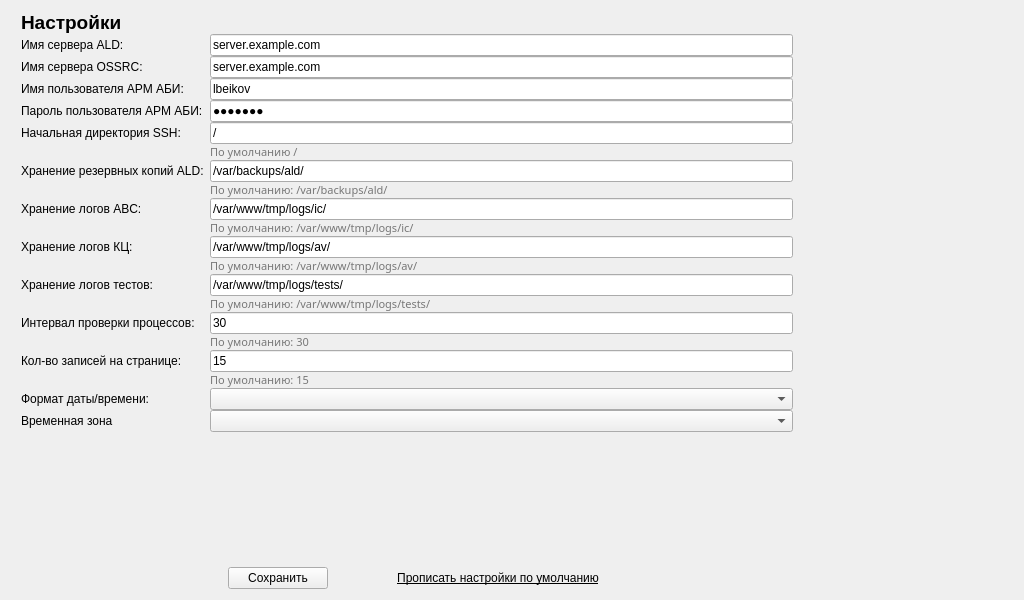
<?xml version="1.0" encoding="UTF-8"?>
<ui version="4.0">
 <class>settings</class>
 <widget class="QWidget" name="settings">
  <property name="geometry">
   <rect>
    <x>0</x>
    <y>0</y>
    <width>1024</width>
    <height>600</height>
   </rect>
  </property>
  <property name="sizePolicy">
   <sizepolicy hsizetype="Fixed" vsizetype="Fixed">
    <horstretch>0</horstretch>
    <verstretch>0</verstretch>
   </sizepolicy>
  </property>
  <property name="windowTitle">
   <string>Form</string>
  </property>
  <layout class="QGridLayout" name="gridLayout">
   <item row="1" column="0">
    <layout class="QFormLayout" name="formLayout">
     <property name="fieldGrowthPolicy">
      <enum>QFormLayout::AllNonFixedFieldsGrow</enum>
     </property>
     <property name="labelAlignment">
      <set>Qt::AlignLeading|Qt::AlignLeft|Qt::AlignVCenter</set>
     </property>
     <property name="horizontalSpacing">
      <number>6</number>
     </property>
     <property name="verticalSpacing">
      <number>0</number>
     </property>
     <property name="leftMargin">
      <number>10</number>
     </property>
     <property name="topMargin">
      <number>0</number>
     </property>
     <property name="rightMargin">
      <number>220</number>
     </property>
     <item row="0" column="0">
      <widget class="QLabel" name="label">
       <property name="font">
        <font>
         <family>Arimo</family>
         <pointsize>14</pointsize>
         <weight>75</weight>
         <bold>true</bold>
        </font>
       </property>
       <property name="text">
        <string>Настройки</string>
       </property>
      </widget>
     </item>
     <item row="1" column="0">
      <widget class="QLabel" name="label_2">
       <property name="layoutDirection">
        <enum>Qt::LeftToRight</enum>
       </property>
       <property name="text">
        <string>Имя сервера ALD:</string>
       </property>
       <property name="alignment">
        <set>Qt::AlignLeading|Qt::AlignLeft|Qt::AlignVCenter</set>
       </property>
      </widget>
     </item>
     <item row="1" column="1">
      <widget class="QLineEdit" name="lineEdit">
       <property name="text">
        <string>server.example.com</string>
       </property>
      </widget>
     </item>
     <item row="2" column="0">
      <widget class="QLabel" name="label_3">
       <property name="layoutDirection">
        <enum>Qt::LeftToRight</enum>
       </property>
       <property name="text">
        <string>Имя сервера OSSRC:</string>
       </property>
       <property name="alignment">
        <set>Qt::AlignLeading|Qt::AlignLeft|Qt::AlignVCenter</set>
       </property>
      </widget>
     </item>
     <item row="2" column="1">
      <widget class="QLineEdit" name="lineEdit_3">
       <property name="text">
        <string>server.example.com</string>
       </property>
      </widget>
     </item>
     <item row="3" column="0">
      <widget class="QLabel" name="label_4">
       <property name="layoutDirection">
        <enum>Qt::LeftToRight</enum>
       </property>
       <property name="text">
        <string>Имя пользователя АРМ АБИ:</string>
       </property>
       <property name="alignment">
        <set>Qt::AlignLeading|Qt::AlignLeft|Qt::AlignVCenter</set>
       </property>
      </widget>
     </item>
     <item row="3" column="1">
      <widget class="QLineEdit" name="lineEdit_2">
       <property name="text">
        <string>lbeikov</string>
       </property>
      </widget>
     </item>
     <item row="4" column="0">
      <widget class="QLabel" name="label_5">
       <property name="layoutDirection">
        <enum>Qt::LeftToRight</enum>
       </property>
       <property name="text">
        <string>Пароль пользователя АРМ АБИ:</string>
       </property>
       <property name="alignment">
        <set>Qt::AlignLeading|Qt::AlignLeft|Qt::AlignVCenter</set>
       </property>
      </widget>
     </item>
     <item row="4" column="1">
      <widget class="QLineEdit" name="lineEdit_4">
       <property name="text">
        <string>lbeikov</string>
       </property>
       <property name="echoMode">
        <enum>QLineEdit::Password</enum>
       </property>
      </widget>
     </item>
     <item row="5" column="0">
      <widget class="QLabel" name="label_6">
       <property name="layoutDirection">
        <enum>Qt::LeftToRight</enum>
       </property>
       <property name="text">
        <string>Начальная директория SSH:</string>
       </property>
       <property name="alignment">
        <set>Qt::AlignLeading|Qt::AlignLeft|Qt::AlignVCenter</set>
       </property>
      </widget>
     </item>
     <item row="5" column="1">
      <widget class="QLineEdit" name="lineEdit_5">
       <property name="text">
        <string>/</string>
       </property>
      </widget>
     </item>
     <item row="6" column="1">
      <widget class="QLabel" name="label_15">
       <property name="palette">
        <palette>
         <active>
          <colorrole role="WindowText">
           <brush brushstyle="SolidPattern">
            <color alpha="255">
             <red>119</red>
             <green>119</green>
             <blue>119</blue>
            </color>
           </brush>
          </colorrole>
          <colorrole role="Text">
           <brush brushstyle="SolidPattern">
            <color alpha="255">
             <red>151</red>
             <green>151</green>
             <blue>151</blue>
            </color>
           </brush>
          </colorrole>
         </active>
         <inactive>
          <colorrole role="WindowText">
           <brush brushstyle="SolidPattern">
            <color alpha="255">
             <red>119</red>
             <green>119</green>
             <blue>119</blue>
            </color>
           </brush>
          </colorrole>
          <colorrole role="Text">
           <brush brushstyle="SolidPattern">
            <color alpha="255">
             <red>151</red>
             <green>151</green>
             <blue>151</blue>
            </color>
           </brush>
          </colorrole>
         </inactive>
         <disabled>
          <colorrole role="WindowText">
           <brush brushstyle="SolidPattern">
            <color alpha="255">
             <red>128</red>
             <green>128</green>
             <blue>128</blue>
            </color>
           </brush>
          </colorrole>
          <colorrole role="Text">
           <brush brushstyle="SolidPattern">
            <color alpha="255">
             <red>85</red>
             <green>85</green>
             <blue>85</blue>
            </color>
           </brush>
          </colorrole>
         </disabled>
        </palette>
       </property>
       <property name="font">
        <font>
         <family>PT Astra Sans</family>
         <pointsize>8</pointsize>
         <weight>50</weight>
         <bold>false</bold>
        </font>
       </property>
       <property name="text">
        <string>По умолчанию /</string>
       </property>
      </widget>
     </item>
     <item row="8" column="0">
      <widget class="QLabel" name="label_7">
       <property name="layoutDirection">
        <enum>Qt::LeftToRight</enum>
       </property>
       <property name="text">
        <string>Хранение резервных копий ALD:</string>
       </property>
       <property name="alignment">
        <set>Qt::AlignLeading|Qt::AlignLeft|Qt::AlignVCenter</set>
       </property>
      </widget>
     </item>
     <item row="8" column="1">
      <widget class="QLineEdit" name="lineEdit_6">
       <property name="text">
        <string>/var/backups/ald/</string>
       </property>
      </widget>
     </item>
     <item row="9" column="1">
      <widget class="QLabel" name="label_16">
       <property name="palette">
        <palette>
         <active>
          <colorrole role="WindowText">
           <brush brushstyle="SolidPattern">
            <color alpha="255">
             <red>119</red>
             <green>119</green>
             <blue>119</blue>
            </color>
           </brush>
          </colorrole>
          <colorrole role="Text">
           <brush brushstyle="SolidPattern">
            <color alpha="255">
             <red>151</red>
             <green>151</green>
             <blue>151</blue>
            </color>
           </brush>
          </colorrole>
         </active>
         <inactive>
          <colorrole role="WindowText">
           <brush brushstyle="SolidPattern">
            <color alpha="255">
             <red>119</red>
             <green>119</green>
             <blue>119</blue>
            </color>
           </brush>
          </colorrole>
          <colorrole role="Text">
           <brush brushstyle="SolidPattern">
            <color alpha="255">
             <red>151</red>
             <green>151</green>
             <blue>151</blue>
            </color>
           </brush>
          </colorrole>
         </inactive>
         <disabled>
          <colorrole role="WindowText">
           <brush brushstyle="SolidPattern">
            <color alpha="255">
             <red>128</red>
             <green>128</green>
             <blue>128</blue>
            </color>
           </brush>
          </colorrole>
          <colorrole role="Text">
           <brush brushstyle="SolidPattern">
            <color alpha="255">
             <red>85</red>
             <green>85</green>
             <blue>85</blue>
            </color>
           </brush>
          </colorrole>
         </disabled>
        </palette>
       </property>
       <property name="font">
        <font>
         <family>PT Astra Sans</family>
         <pointsize>8</pointsize>
         <weight>50</weight>
         <bold>false</bold>
        </font>
       </property>
       <property name="text">
        <string>По умолчанию: /var/backups/ald/</string>
       </property>
      </widget>
     </item>
     <item row="10" column="0">
      <widget class="QLabel" name="label_9">
       <property name="layoutDirection">
        <enum>Qt::LeftToRight</enum>
       </property>
       <property name="text">
        <string>Хранение логов ABC:</string>
       </property>
       <property name="alignment">
        <set>Qt::AlignLeading|Qt::AlignLeft|Qt::AlignVCenter</set>
       </property>
      </widget>
     </item>
     <item row="10" column="1">
      <widget class="QLineEdit" name="lineEdit_7">
       <property name="text">
        <string>/var/www/tmp/logs/ic/</string>
       </property>
      </widget>
     </item>
     <item row="11" column="1">
      <widget class="QLabel" name="label_17">
       <property name="palette">
        <palette>
         <active>
          <colorrole role="WindowText">
           <brush brushstyle="SolidPattern">
            <color alpha="255">
             <red>119</red>
             <green>119</green>
             <blue>119</blue>
            </color>
           </brush>
          </colorrole>
          <colorrole role="Text">
           <brush brushstyle="SolidPattern">
            <color alpha="255">
             <red>151</red>
             <green>151</green>
             <blue>151</blue>
            </color>
           </brush>
          </colorrole>
         </active>
         <inactive>
          <colorrole role="WindowText">
           <brush brushstyle="SolidPattern">
            <color alpha="255">
             <red>119</red>
             <green>119</green>
             <blue>119</blue>
            </color>
           </brush>
          </colorrole>
          <colorrole role="Text">
           <brush brushstyle="SolidPattern">
            <color alpha="255">
             <red>151</red>
             <green>151</green>
             <blue>151</blue>
            </color>
           </brush>
          </colorrole>
         </inactive>
         <disabled>
          <colorrole role="WindowText">
           <brush brushstyle="SolidPattern">
            <color alpha="255">
             <red>128</red>
             <green>128</green>
             <blue>128</blue>
            </color>
           </brush>
          </colorrole>
          <colorrole role="Text">
           <brush brushstyle="SolidPattern">
            <color alpha="255">
             <red>85</red>
             <green>85</green>
             <blue>85</blue>
            </color>
           </brush>
          </colorrole>
         </disabled>
        </palette>
       </property>
       <property name="font">
        <font>
         <family>PT Astra Sans</family>
         <pointsize>8</pointsize>
         <weight>50</weight>
         <bold>false</bold>
        </font>
       </property>
       <property name="text">
        <string>По умолчанию: /var/www/tmp/logs/ic/</string>
       </property>
      </widget>
     </item>
     <item row="12" column="0">
      <widget class="QLabel" name="label_8">
       <property name="layoutDirection">
        <enum>Qt::LeftToRight</enum>
       </property>
       <property name="text">
        <string>Хранение логов КЦ:</string>
       </property>
       <property name="alignment">
        <set>Qt::AlignLeading|Qt::AlignLeft|Qt::AlignVCenter</set>
       </property>
      </widget>
     </item>
     <item row="12" column="1">
      <widget class="QLineEdit" name="lineEdit_8">
       <property name="text">
        <string>/var/www/tmp/logs/av/</string>
       </property>
      </widget>
     </item>
     <item row="13" column="1">
      <widget class="QLabel" name="label_18">
       <property name="palette">
        <palette>
         <active>
          <colorrole role="WindowText">
           <brush brushstyle="SolidPattern">
            <color alpha="255">
             <red>119</red>
             <green>119</green>
             <blue>119</blue>
            </color>
           </brush>
          </colorrole>
          <colorrole role="Text">
           <brush brushstyle="SolidPattern">
            <color alpha="255">
             <red>151</red>
             <green>151</green>
             <blue>151</blue>
            </color>
           </brush>
          </colorrole>
         </active>
         <inactive>
          <colorrole role="WindowText">
           <brush brushstyle="SolidPattern">
            <color alpha="255">
             <red>119</red>
             <green>119</green>
             <blue>119</blue>
            </color>
           </brush>
          </colorrole>
          <colorrole role="Text">
           <brush brushstyle="SolidPattern">
            <color alpha="255">
             <red>151</red>
             <green>151</green>
             <blue>151</blue>
            </color>
           </brush>
          </colorrole>
         </inactive>
         <disabled>
          <colorrole role="WindowText">
           <brush brushstyle="SolidPattern">
            <color alpha="255">
             <red>128</red>
             <green>128</green>
             <blue>128</blue>
            </color>
           </brush>
          </colorrole>
          <colorrole role="Text">
           <brush brushstyle="SolidPattern">
            <color alpha="255">
             <red>85</red>
             <green>85</green>
             <blue>85</blue>
            </color>
           </brush>
          </colorrole>
         </disabled>
        </palette>
       </property>
       <property name="font">
        <font>
         <family>PT Astra Sans</family>
         <pointsize>8</pointsize>
         <weight>50</weight>
         <bold>false</bold>
        </font>
       </property>
       <property name="text">
        <string>По умолчанию: /var/www/tmp/logs/av/</string>
       </property>
      </widget>
     </item>
     <item row="14" column="0">
      <widget class="QLabel" name="label_10">
       <property name="layoutDirection">
        <enum>Qt::LeftToRight</enum>
       </property>
       <property name="text">
        <string>Хранение логов тестов:</string>
       </property>
       <property name="alignment">
        <set>Qt::AlignLeading|Qt::AlignLeft|Qt::AlignVCenter</set>
       </property>
      </widget>
     </item>
     <item row="14" column="1">
      <widget class="QLineEdit" name="lineEdit_9">
       <property name="text">
        <string>/var/www/tmp/logs/tests/</string>
       </property>
      </widget>
     </item>
     <item row="15" column="1">
      <widget class="QLabel" name="label_19">
       <property name="palette">
        <palette>
         <active>
          <colorrole role="WindowText">
           <brush brushstyle="SolidPattern">
            <color alpha="255">
             <red>119</red>
             <green>119</green>
             <blue>119</blue>
            </color>
           </brush>
          </colorrole>
          <colorrole role="Text">
           <brush brushstyle="SolidPattern">
            <color alpha="255">
             <red>151</red>
             <green>151</green>
             <blue>151</blue>
            </color>
           </brush>
          </colorrole>
         </active>
         <inactive>
          <colorrole role="WindowText">
           <brush brushstyle="SolidPattern">
            <color alpha="255">
             <red>119</red>
             <green>119</green>
             <blue>119</blue>
            </color>
           </brush>
          </colorrole>
          <colorrole role="Text">
           <brush brushstyle="SolidPattern">
            <color alpha="255">
             <red>151</red>
             <green>151</green>
             <blue>151</blue>
            </color>
           </brush>
          </colorrole>
         </inactive>
         <disabled>
          <colorrole role="WindowText">
           <brush brushstyle="SolidPattern">
            <color alpha="255">
             <red>128</red>
             <green>128</green>
             <blue>128</blue>
            </color>
           </brush>
          </colorrole>
          <colorrole role="Text">
           <brush brushstyle="SolidPattern">
            <color alpha="255">
             <red>85</red>
             <green>85</green>
             <blue>85</blue>
            </color>
           </brush>
          </colorrole>
         </disabled>
        </palette>
       </property>
       <property name="font">
        <font>
         <family>PT Astra Sans</family>
         <pointsize>8</pointsize>
         <weight>50</weight>
         <bold>false</bold>
        </font>
       </property>
       <property name="text">
        <string>По умолчанию: /var/www/tmp/logs/tests/</string>
       </property>
      </widget>
     </item>
     <item row="16" column="0">
      <widget class="QLabel" name="label_11">
       <property name="layoutDirection">
        <enum>Qt::LeftToRight</enum>
       </property>
       <property name="text">
        <string>Интервал проверки процессов:</string>
       </property>
       <property name="alignment">
        <set>Qt::AlignLeading|Qt::AlignLeft|Qt::AlignVCenter</set>
       </property>
      </widget>
     </item>
     <item row="16" column="1">
      <widget class="QLineEdit" name="lineEdit_10">
       <property name="text">
        <string>30</string>
       </property>
      </widget>
     </item>
     <item row="17" column="1">
      <widget class="QLabel" name="label_20">
       <property name="palette">
        <palette>
         <active>
          <colorrole role="WindowText">
           <brush brushstyle="SolidPattern">
            <color alpha="255">
             <red>119</red>
             <green>119</green>
             <blue>119</blue>
            </color>
           </brush>
          </colorrole>
          <colorrole role="Text">
           <brush brushstyle="SolidPattern">
            <color alpha="255">
             <red>151</red>
             <green>151</green>
             <blue>151</blue>
            </color>
           </brush>
          </colorrole>
         </active>
         <inactive>
          <colorrole role="WindowText">
           <brush brushstyle="SolidPattern">
            <color alpha="255">
             <red>119</red>
             <green>119</green>
             <blue>119</blue>
            </color>
           </brush>
          </colorrole>
          <colorrole role="Text">
           <brush brushstyle="SolidPattern">
            <color alpha="255">
             <red>151</red>
             <green>151</green>
             <blue>151</blue>
            </color>
           </brush>
          </colorrole>
         </inactive>
         <disabled>
          <colorrole role="WindowText">
           <brush brushstyle="SolidPattern">
            <color alpha="255">
             <red>128</red>
             <green>128</green>
             <blue>128</blue>
            </color>
           </brush>
          </colorrole>
          <colorrole role="Text">
           <brush brushstyle="SolidPattern">
            <color alpha="255">
             <red>85</red>
             <green>85</green>
             <blue>85</blue>
            </color>
           </brush>
          </colorrole>
         </disabled>
        </palette>
       </property>
       <property name="font">
        <font>
         <family>PT Astra Sans</family>
         <pointsize>8</pointsize>
         <weight>50</weight>
         <bold>false</bold>
        </font>
       </property>
       <property name="text">
        <string>По умолчанию: 30</string>
       </property>
      </widget>
     </item>
     <item row="18" column="0">
      <widget class="QLabel" name="label_12">
       <property name="layoutDirection">
        <enum>Qt::LeftToRight</enum>
       </property>
       <property name="text">
        <string>Кол-во записей на странице:</string>
       </property>
       <property name="alignment">
        <set>Qt::AlignLeading|Qt::AlignLeft|Qt::AlignVCenter</set>
       </property>
      </widget>
     </item>
     <item row="18" column="1">
      <widget class="QLineEdit" name="lineEdit_11">
       <property name="text">
        <string>15</string>
       </property>
      </widget>
     </item>
     <item row="20" column="1">
      <widget class="QLabel" name="label_21">
       <property name="palette">
        <palette>
         <active>
          <colorrole role="WindowText">
           <brush brushstyle="SolidPattern">
            <color alpha="255">
             <red>119</red>
             <green>119</green>
             <blue>119</blue>
            </color>
           </brush>
          </colorrole>
          <colorrole role="Text">
           <brush brushstyle="SolidPattern">
            <color alpha="255">
             <red>151</red>
             <green>151</green>
             <blue>151</blue>
            </color>
           </brush>
          </colorrole>
         </active>
         <inactive>
          <colorrole role="WindowText">
           <brush brushstyle="SolidPattern">
            <color alpha="255">
             <red>119</red>
             <green>119</green>
             <blue>119</blue>
            </color>
           </brush>
          </colorrole>
          <colorrole role="Text">
           <brush brushstyle="SolidPattern">
            <color alpha="255">
             <red>151</red>
             <green>151</green>
             <blue>151</blue>
            </color>
           </brush>
          </colorrole>
         </inactive>
         <disabled>
          <colorrole role="WindowText">
           <brush brushstyle="SolidPattern">
            <color alpha="255">
             <red>128</red>
             <green>128</green>
             <blue>128</blue>
            </color>
           </brush>
          </colorrole>
          <colorrole role="Text">
           <brush brushstyle="SolidPattern">
            <color alpha="255">
             <red>85</red>
             <green>85</green>
             <blue>85</blue>
            </color>
           </brush>
          </colorrole>
         </disabled>
        </palette>
       </property>
       <property name="font">
        <font>
         <family>PT Astra Sans</family>
         <pointsize>8</pointsize>
         <weight>50</weight>
         <bold>false</bold>
        </font>
       </property>
       <property name="text">
        <string>По умолчанию: 15</string>
       </property>
      </widget>
     </item>
     <item row="21" column="0">
      <widget class="QLabel" name="label_13">
       <property name="layoutDirection">
        <enum>Qt::LeftToRight</enum>
       </property>
       <property name="text">
        <string>Формат даты/времени:</string>
       </property>
       <property name="alignment">
        <set>Qt::AlignLeading|Qt::AlignLeft|Qt::AlignVCenter</set>
       </property>
      </widget>
     </item>
     <item row="21" column="1">
      <widget class="QComboBox" name="comboBox"/>
     </item>
     <item row="22" column="0">
      <widget class="QLabel" name="label_14">
       <property name="layoutDirection">
        <enum>Qt::LeftToRight</enum>
       </property>
       <property name="text">
        <string>Временная зона</string>
       </property>
       <property name="alignment">
        <set>Qt::AlignLeading|Qt::AlignLeft|Qt::AlignVCenter</set>
       </property>
      </widget>
     </item>
     <item row="22" column="1">
      <widget class="QComboBox" name="comboBox_2"/>
     </item>
    </layout>
   </item>
   <item row="2" column="0">
    <layout class="QHBoxLayout" name="horizontalLayout">
     <property name="spacing">
      <number>0</number>
     </property>
     <property name="sizeConstraint">
      <enum>QLayout::SetDefaultConstraint</enum>
     </property>
     <property name="leftMargin">
      <number>197</number>
     </property>
     <property name="rightMargin">
      <number>343</number>
     </property>
     <item>
      <widget class="QPushButton" name="pushButton">
       <property name="maximumSize">
        <size>
         <width>100</width>
         <height>16777215</height>
        </size>
       </property>
       <property name="text">
        <string>Сохранить</string>
       </property>
      </widget>
     </item>
     <item>
      <widget class="QPushButton" name="pushButton_2">
       <property name="maximumSize">
        <size>
         <width>300</width>
         <height>16777215</height>
        </size>
       </property>
       <property name="palette">
        <palette>
         <active>
          <colorrole role="WindowText">
           <brush brushstyle="SolidPattern">
            <color alpha="255">
             <red>56</red>
             <green>19</green>
             <blue>219</blue>
            </color>
           </brush>
          </colorrole>
         </active>
         <inactive>
          <colorrole role="WindowText">
           <brush brushstyle="SolidPattern">
            <color alpha="255">
             <red>56</red>
             <green>19</green>
             <blue>219</blue>
            </color>
           </brush>
          </colorrole>
         </inactive>
         <disabled>
          <colorrole role="WindowText">
           <brush brushstyle="SolidPattern">
            <color alpha="255">
             <red>128</red>
             <green>128</green>
             <blue>128</blue>
            </color>
           </brush>
          </colorrole>
         </disabled>
        </palette>
       </property>
       <property name="font">
        <font>
         <family>Arimo</family>
         <underline>true</underline>
        </font>
       </property>
       <property name="text">
        <string>Прописать настройки по умолчанию</string>
       </property>
       <property name="flat">
        <bool>true</bool>
       </property>
      </widget>
     </item>
    </layout>
   </item>
  </layout>
 </widget>
 <resources/>
 <connections/>
</ui>
